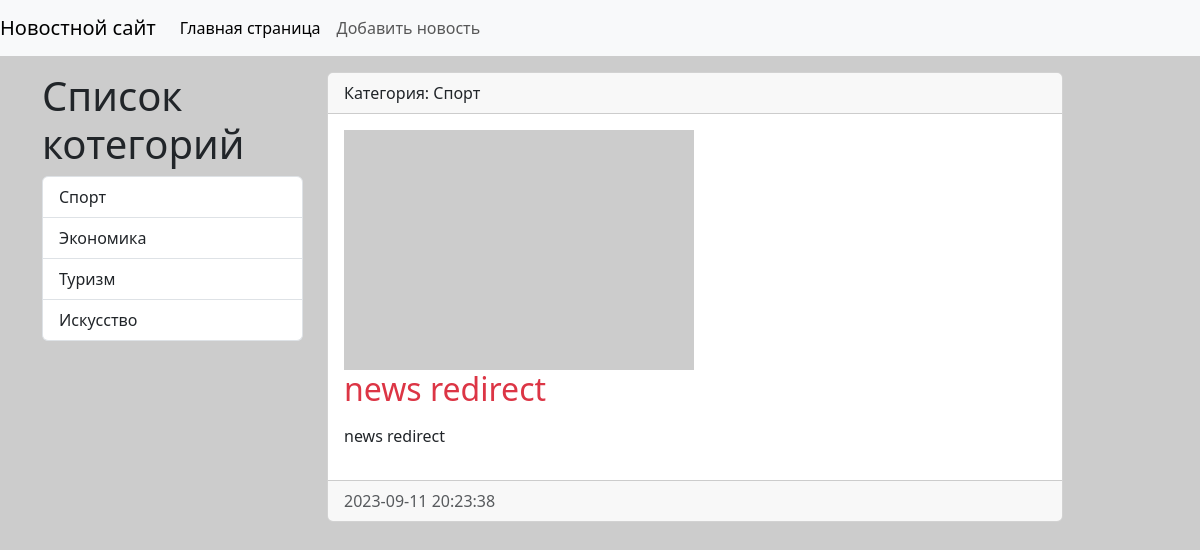
Screenshot of /news/news-redirect/ with the database file from the repository.
### news/models.py (models this page shows, shortened)
class Category(models.Model):
    title = models.CharField(max_length=150, db_index=True, verbose_name='имя котегории')
    slug = models.SlugField(max_length=155, unique=True, db_index=True,
                            verbose_name='URL', null=True)
    class Mate:
        verbose_name = 'Категорию'
        verbose_name_plural = 'Категории'
        ordering = ['id']
    def __str__(self):
        return self.title
    def get_absolute_url(self):
        return reverse('category', kwargs={'category_slug': self.slug})

class News(models.Model):
    objects = None
    title = models.CharField(verbose_name="title", max_length=150)
    content = models.TextField(verbose_name="text", blank=True)
    created_at = models.DateTimeField(verbose_name="data", auto_now_add=True)
    updated_at = models.DateTimeField(verbose_name="up_data", auto_now=True)
    photo = models.ImageField(verbose_name="photo", upload_to='photos/%Y/%m/%d', blank=True)
    is_published = models.BooleanField(verbose_name="published", default=True)
    category = models.ForeignKey('Category', on_delete=models.PROTECT, null=True, verbose_name='Категории')
    slug = models.SlugField(max_length=155, unique=True, db_index=True, verbose_name='URL', null=True)
    class Meta:
        verbose_name = 'Новость'
        verbose_name_plural = 'Новости'
        ordering = ['id']

### news/views.py (the view)
# urls.py: path('news/<slug:news_slug>/', view_news, name='view_news'),
def view_news(request, news_slug):
    news_item = get_object_or_404(News, slug=news_slug)
    context = {
        'news_item': news_item
    }
    return render(request, 'news/view_news.html', context)

### news/templatetags/news_tags.py (called while the page is built)
@register.inclusion_tag('news/list_categories.html')
def show_categories():
    categories = Category.objects.all()
    return {'categories': categories}

### news/templates/news/view_news.html (shortened to what this page needs)
{% extends 'base.html'%}
{% block sidebar %}
{% include 'inc/_sidebar.html' %}
{% endblock %}
{% block content %}
            <div class="card mb-3">
                <div class="card-header">
                    Категория: {{ news_item.category }}
                </div>
                <div class="card-body">
                    <div class="media-body">
                        {% if item.photo %}
                        <img src="{{item.photo.url }}" alt="" width="350" class="mr-3">
                        {% else %}
                        <img src=" https://loremflickr.com/350/240" alt="" class="mr-3">
                        {% endif%}
                    </div>
                    <h2 class="card-title {% cycle 'text-danger' 'text-success'%}">{{ news_item.title }}</h2>
                    {% autoescape off %}
                    <p class="card-text">{{ news_item.content|linebreaks}}</p>
                    {% endautoescape %}
                </div>
                <div class="card-footer text-muted">
                    {{ news_item.created_at|date:"Y-m-d H:i:s" }}
                </div>
            </div>
{% endblock %}

### news/templates/news/list_categories.html
<h1>Список котегорий</h1>
  <div class="list-group">
    {% for item in categories %}
    <a href="{{ item.get_absolute_url}}" class="list-group-item list-group-item-action">{{ item.title }}</a>
    {% endfor %}
  </div>

### nicesite/static/css/styles.css (style rules this page uses)
body { background: #ccc; }

### rows the page displays
Category: title "Спорт"
Category: title "Экономика"
Category: title "Туризм"
Category: title "Искусство"
News: category "Спорт", title "news redirect", content "news redirect", created_at "2023-09-11 20:23:38"
